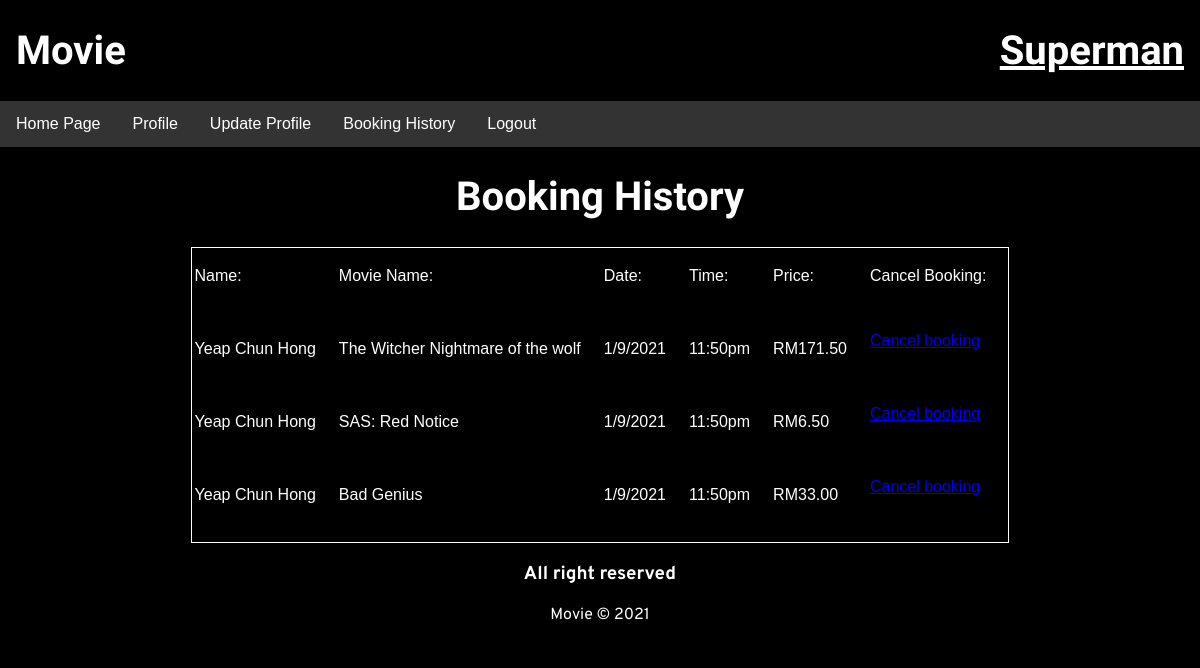
Screenshot of /view_booking.php (signed in) with the database file from the repository.
### tables this page shows
CREATE TABLE `booking` (
  `bookID` int(255) NOT NULL,
  `movieName` varchar(1000) NOT NULL,
  `date` varchar(255) NOT NULL,
  `time` varchar(255) NOT NULL,
  `qty_kid` int(255) NOT NULL,
  `qty_adult` int(255) NOT NULL,
  `qty_oku` int(255) NOT NULL,
  `price` double(6,2) NOT NULL,
  `userID` int(11) NOT NULL
);

CREATE TABLE `user` (
  `name` varchar(1000) NOT NULL,
  `email` varchar(1000) NOT NULL,
  `username` varchar(1000) NOT NULL,
  `password` varchar(1000) NOT NULL,
  `id` int(255) NOT NULL
);

### view_booking.php (the view, shortened to what this page needs)
<?php
include('header.php');
require_once('config.php');
if (isset($_SESSION['login'])) {
    $custID = $_SESSION['id'];
    $query = "SELECT * FROM booking INNER JOIN user ON booking.userID = user.id WHERE booking.userID = '$custID';";
    $result = mysqli_query($dbc, $query);
    print "<center>
    <h1>Booking History</h1>
        <table style='border: 1px solid white;'>
        <tr>
            <td><p>Name:</p></td>
            <td><p>Movie Name:</p></td>
            <td><p>Date:</p></td>
            <td><p>Time:</p></td>
            <td><p>Price:</p></td>
            <td><p>Cancel Booking:</p></td>
        </tr>";
    if (mysqli_num_rows($result) > 0) {
        while ($row = mysqli_fetch_array($result)) {
            $movieName = $row['movieName'];
            $date = $row['date'];
            $time = $row['time'];
            $price = $row['price'];
            $price = number_format($price, 2);
            $name = $row['name'];
            print "<center>
        <tr><td><p>$name</p></td>
                                <td><p>$movieName</p></td>
                                    <td><p>$date</p></td>
            <td><p>$time</p></td>
            <td><p>RM$price</p></td>
            <td><a href=\"cancel_booking.php?bookID={$row['bookID']}\">Cancel booking</a></p></td>
             </tr>
             ";
        }
        print "</table>";
    }
}
require ('footer.php');
?>

### header.php (shortened to what this page needs)
<!DOCTYPE html>
<html>
    <head>
    </head>
    <body>
        <div class='container'>
            <div class="align-left"><h1>Movie </h1></div>
            <div class="align-right">
                <h1 style="text-align:right"><a style="color:white" href="profile.php">
                        <?php
                        if (isset($_SESSION['login'])) {
                            $username = $_SESSION['username'];
                            print "$username";
                        }
                        ?>
                    </a></h1></div>
        </div>
        <ul>
            <?php
            if (isset($_SESSION['login'])) {
                print'        <li><a href="home.php">Home Page</a></li>
        <li><a href="profile.php">Profile </a></li>
        <li><a href="update_profile.php">Update Profile</a></li>
        <li><a href="view_booking.php">Booking History</a></li>
        <li><a href="logout.php">Logout</a></li>';
            } else {
                print '        <li><a href="home.php">Home Page</a></li>
        <li><a href="log.php">Log in </a></li>
        <li><a href="regi.php">Register</a></li>';
            }
            ?>
        </ul>

### footer.php
<div class="footer-dark">
    <footer>
        <center>
            <div class="container">
                <div class="row">
                    <div class="col-sm-6 col-md-3 item">
                        <h3>All right reserved</h3>
                    </div>
                    <p class="copyright">Movie © 2021</p>
                </div>
        </center>
        </body>
        </html>

### header.php (style rules this page uses)
h1 { font-family: 'Big Shoulders Stencil Text', cursive; font-size: 40px; color:white; }
body { background-color:black; font-family: Verdana, sans-serif; margin:0 }
ul { list-style-type: none; margin: 0; padding: 0; overflow: hidden; background-color: #333; color:white }
li { float: left; }
li a, .dropbtn { display: inline-block; color: white; text-align: center; padding: 14px 16px; text-decoration: none; }
p,h2,h3 { color:white; }
.container { width:100%; }
.align-left { float: left;width:50%; }
.align-right { float: right;width:50%; }
.container { padding: 0 16px; font-family: 'Overpass', sans-serif; }
.container::after, .row::after { content: ""; clear: both; display: table; }
* { box-sizing: border-box }
body { font-family: Verdana, sans-serif; margin:0 }
td { color:white; padding-right: 20px; padding-bottom: 20px; }

### rows the page displays
booking: userID.name "Yeap Chun Hong", movieName "The Witcher Nightmare of the wolf", date "1/9/2021", time "11:50pm", price "171.50"
booking: userID.name "Yeap Chun Hong", movieName "SAS: Red Notice", date "1/9/2021", time "11:50pm", price "6.50"
booking: userID.name "Yeap Chun Hong", movieName "Bad Genius", date "1/9/2021", time "11:50pm", price "33.00"

### other values shown
$username "Superman"
